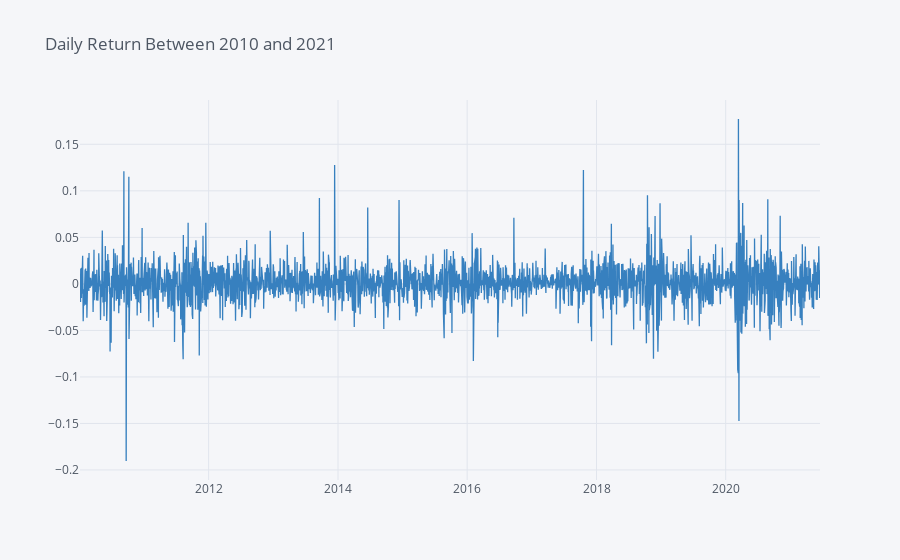

Write notebook code for a chart like this one.
### Code cell
#Calculate daily return change
ret = df_adj_close.pct_change()
ret.iplot(colors = 'Blue',title = 'Daily Return Between 2010 and 2021')

### Figure 1 — Plotly figure (JSON) as saved in the notebook; plotly's stock layout.template omitted (floating-point values rounded to 4 significant figures; data arrays with more than 128 entries replaced by an {"elided": "..."} marker saying what was removed)
{"data": [{"line": {"color": "rgba(55, 128, 191, 1.0)", "dash": "solid", "shape": "linear", "width": 1.3}, "mode": "lines", "name": "ADBE", "text": "", "type": "scatter", "x": {"elided": "2884 str values"}, "y": {"elided": "2884 mixed values"}}], "layout": {"legend": {"bgcolor": "#F5F6F9", "font": {"color": "#4D5663"}}, "paper_bgcolor": "#F5F6F9", "plot_bgcolor": "#F5F6F9", "title": {"font": {"color": "#4D5663"}, "text": "Daily Return Between 2010 and 2021"}, "xaxis": {"gridcolor": "#E1E5ED", "showgrid": true, "tickfont": {"color": "#4D5663"}, "title": {"font": {"color": "#4D5663"}, "text": ""}, "zerolinecolor": "#E1E5ED"}, "yaxis": {"gridcolor": "#E1E5ED", "showgrid": true, "tickfont": {"color": "#4D5663"}, "title": {"font": {"color": "#4D5663"}, "text": ""}, "zerolinecolor": "#E1E5ED"}}}
